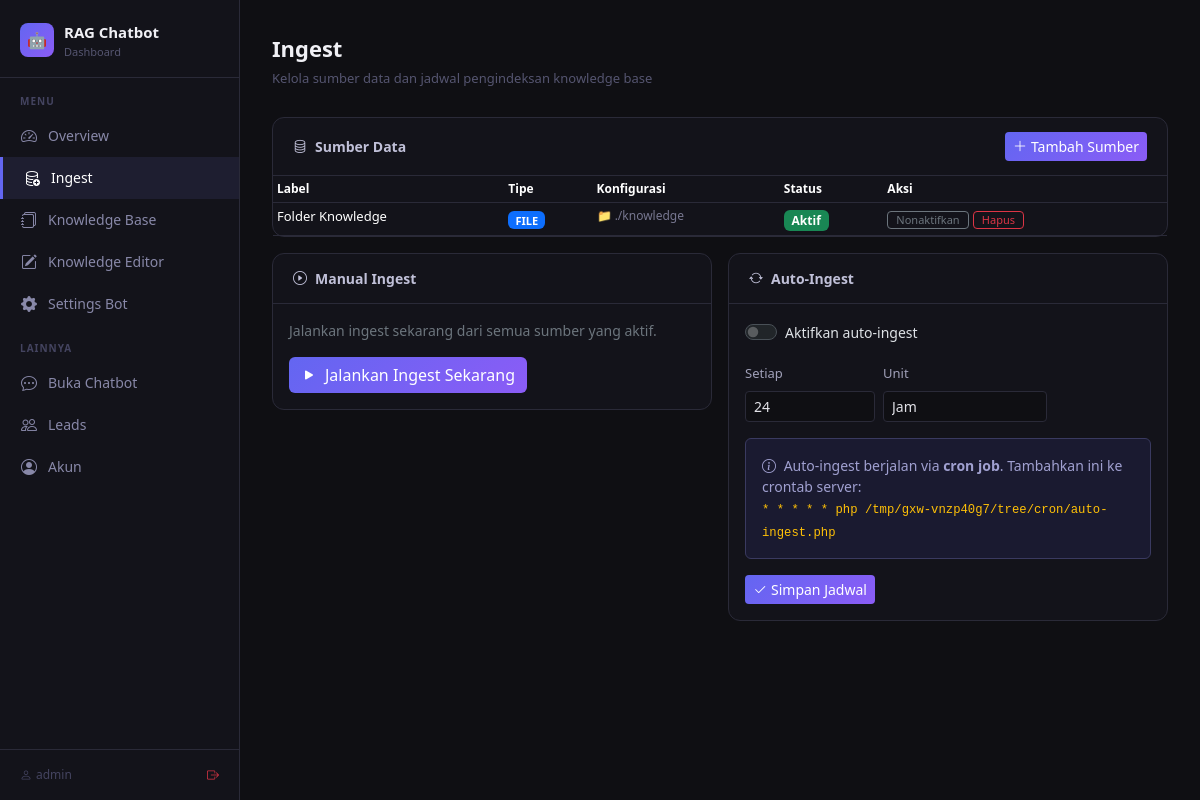
Before: /dashboard/ingest.php (signed in) with the older database file.
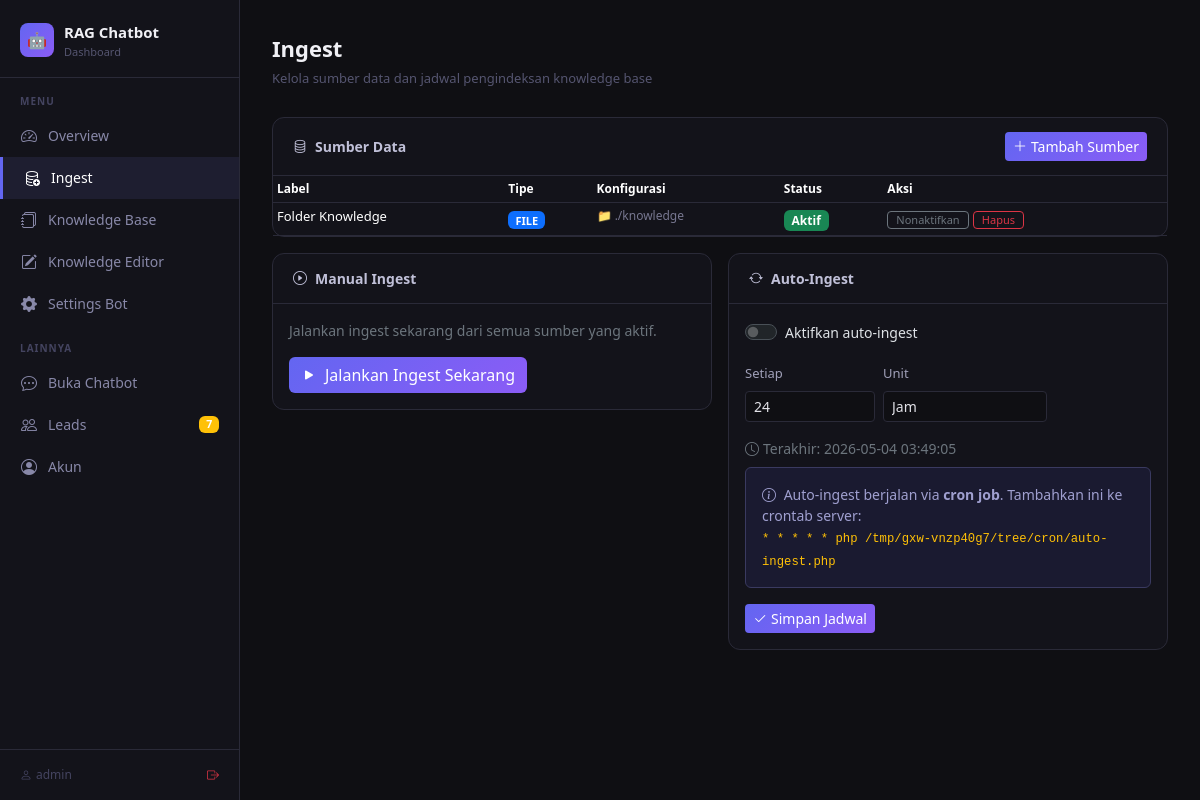
After: the same page with the newer database file.
### tables this page shows
CREATE TABLE `auto_ingest_schedule` (
  `id` int(11) NOT NULL,
  `enabled` tinyint(1) DEFAULT 0,
  `interval_unit` enum('minutes','hours','days') DEFAULT 'hours',
  `interval_value` int(11) DEFAULT 24,
  `last_run` timestamp NULL DEFAULT NULL,
  `next_run` timestamp NULL DEFAULT NULL
);

### dashboard/includes/db.php (called while the page is built, shortened)
<?php
function getDB(): PDO {
    static $pdo = null;
    if ($pdo) return $pdo;
    $host = $_ENV['DB_HOST'] ?? 'localhost';
    $port = $_ENV['DB_PORT'] ?? '3306';
    $name = $_ENV['DB_NAME'] ?? 'rag_chatbot';
    $user = $_ENV['DB_USER'] ?? 'root';
    $pass = $_ENV['DB_PASS'] ?? '';
    $pdo = new PDO(
        "mysql:host={$host};port={$port};dbname={$name};charset=utf8mb4",
        $user, $pass,
        [PDO::ATTR_ERRMODE => PDO::ERRMODE_EXCEPTION, PDO::ATTR_DEFAULT_FETCH_MODE => PDO::FETCH_ASSOC]
    );
    return $pdo;
}

### dashboard/ingest.php (the view, shortened to what the changed rows need)
<?php
$db = getDB();
$sources  = $db->query("SELECT * FROM ingest_sources ORDER BY id DESC")->fetchAll();
$schedule = $db->query("SELECT * FROM auto_ingest_schedule WHERE id=1")->fetch();
require_once __DIR__ . '/includes/header.php';
?>
<div class="row g-3">
    <div class="col-12">
        <div class="card">
            <div class="card-body p-0">
                <?php if (empty($sources)): ?>
                    <div class="p-4 text-center text-secondary small">Belum ada sumber data. Tambahkan sumber untuk mulai ingest.</div>
                <?php else: ?>
                <table class="table table-sm mb-0">
                    <thead><tr>
                        <th style="font-size:12px">Label</th>
                        <th style="font-size:12px">Tipe</th>
                        <th style="font-size:12px">Konfigurasi</th>
                        <th style="font-size:12px">Status</th>
                        <th style="font-size:12px">Aksi</th>
                    </tr></thead>
                </table>
                <?php endif; ?>
            </div>
        </div>
    </div>
    <div class="col-md-6">
        <div class="card">
            <div class="card-body">
                <form method="POST">
                    <div class="form-check form-switch mb-3">
                        <input class="form-check-input" type="checkbox" name="auto_enabled" id="autoEnabled"
                            <?= $schedule['enabled'] ? 'checked' : '' ?>>
                        <label class="form-check-label small" for="autoEnabled">Aktifkan auto-ingest</label>
                    </div>
                    <div class="row g-2 align-items-end mb-3">
                        <div class="col-4">
                            <label class="form-label">Setiap</label>
                            <input type="number" name="interval_value" class="form-control form-control-sm"
                                value="<?= $schedule['interval_value'] ?? 24 ?>" min="1" max="999">
                        </div>
                        <div class="col-5">
                            <label class="form-label">Unit</label>
                            <select name="interval_unit" class="form-select form-select-sm">
                                <option value="hours"   <?= ($schedule['interval_unit']??'hours')=='hours'?'selected':'' ?>>Jam</option>
                            </select>
                        </div>
                    </div>
                    <?php if ($schedule['last_run']): ?>
                        <div class="text-secondary small mb-2">
                            <i class="bi bi-clock me-1"></i>Terakhir: <?= $schedule['last_run'] ?>
                        </div>
                    <?php endif; ?>
                    <div class="alert alert-dark-info small mb-3">
                        <i class="bi bi-info-circle me-1"></i>
                        Auto-ingest berjalan via <strong>cron job</strong>. Tambahkan ini ke crontab server:<br>
                        <code class="text-warning">* * * * * php <?= dirname(__DIR__) ?>/cron/auto-ingest.php</code>
                    </div>
                    <button class="btn btn-primary btn-sm">
                        <i class="bi bi-check2 me-1"></i>Simpan Jadwal
                    </button>
                </form>
            </div>
        </div>
    </div>
</div>
<?php
require_once __DIR__ . '/includes/footer.php';
?>

### dashboard/includes/header.php (shortened to what the changed rows need)
<?php
$currentPage = basename($_SERVER['PHP_SELF'], '.php');
?>
<!DOCTYPE html>
<html lang="id" data-bs-theme="dark">
<head>
    <link rel="stylesheet" href="https://cdn.jsdelivr.net/npm/bootstrap@5.3.3/dist/css/bootstrap.min.css">
    <link rel="stylesheet" href="https://cdn.jsdelivr.net/npm/bootstrap-icons@1.11.3/font/bootstrap-icons.min.css">
</head>
<body>
<div class="sidebar">
    <nav class="nav flex-column">
        <a href="<?= BASE_URL ?>/dashboard/leads.php" class="nav-link <?= $currentPage==='leads'?'active':'' ?>">
            <i class="bi bi-people"></i> Leads
            <?php
            try {
                $newLeads = getDB()->query("SELECT COUNT(*) FROM leads WHERE status='new'")->fetchColumn();
                if ($newLeads > 0) echo '<span class="badge bg-warning ms-auto">' . $newLeads . '</span>';
            } catch(Exception $e) {}
            ?>
        </a>
    </nav>
</div>
<div class="main-content">

Changed rows visible on the page:
changed auto_ingest_schedule "Jam": last_run (not shown) → "2026-05-04 03:49:05"
Other visible differences:
$newLeads: (not shown) → "7"
text now shown: "Terakhir:"
